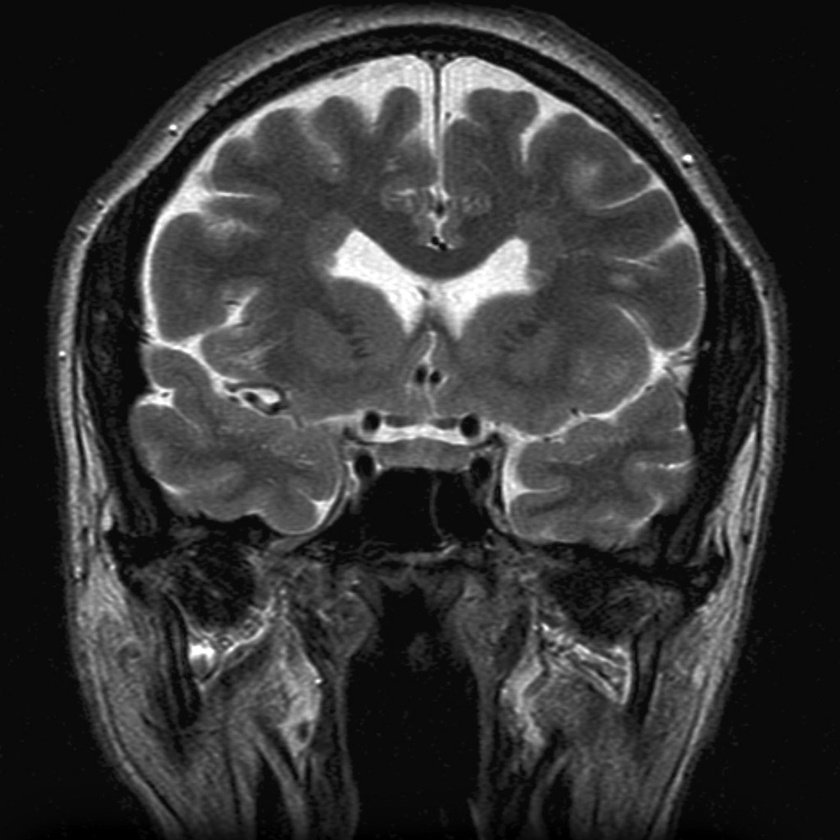
#> input picture images/brain.jpg, 840 x 840 px, shrunk from 1024 x 1024 before the run, found by its file name
$ jupyter execute Gaussian_Blur.ipynb   (shell and % lines are left out)
#> lines starting #> are read from the running program, lines starting #| are printed output that depends on the picture; after the words box and inside, x2 and y2 are one past the last pixel; in counts of white or black regions, pixels touching at a corner belong together
[cell 1]
import numpy as np
import matplotlib.pyplot as plt
import cv2

[cell 2]
image = cv2.imread('images\\brain.jpg')
#> image is the input picture: shape (840, 840, 3); min 0, max 255, mean 53.8
image_copy = np.copy(image)
image_copy = cv2.cvtColor(image_copy,cv2.COLOR_BGR2RGB)
plt.imshow(image_copy)

[cell 3]
gray = cv2.cvtColor(image_copy,cv2.COLOR_RGB2GRAY)
plt.imshow(gray,cmap = 'gray')

[cell 4]
# Applying Gaussian Blur
guass = cv2.GaussianBlur(gray,(5,5),0)
plt.imshow(guass,cmap = 'gray')

[cell 5]
sobel_x = np.array([[-1,0,1],
                   [-2,0,2],
                   [-1,0,1]])

[cell 6]
both_apply = cv2.filter2D(guass,-1,sobel_x)
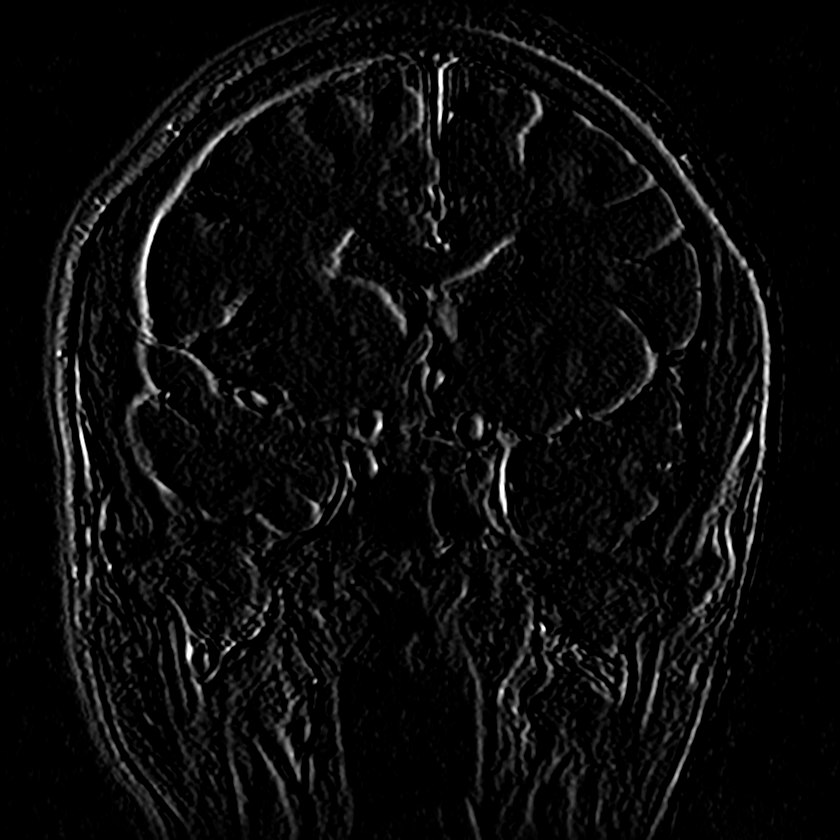
#> both_apply: shape (840, 840); min 0, max 255, mean 10.8
one_apply = cv2.filter2D(gray,-1,sobel_x)

f, (ax1,ax2) = plt.subplots(1,2,figsize =(20,20))

ax1.set_title('Low Pass')
ax1.imshow(both_apply,cmap = 'gray')

ax2.set_title('High Pass')
ax2.imshow(one_apply,cmap = 'gray')
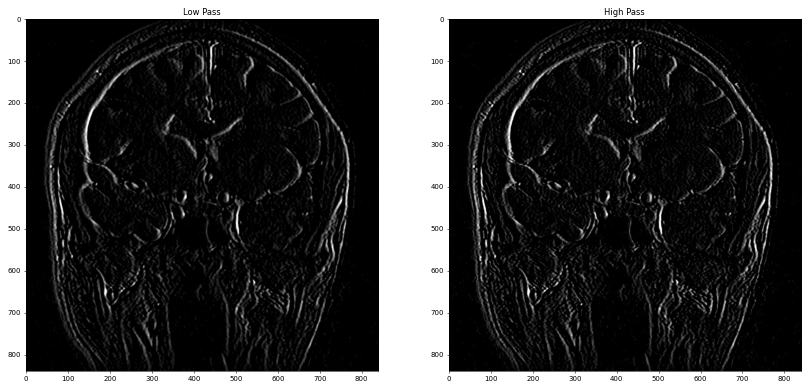
#> figure drawn by matplotlib, 2 panels

[cell 7]
retval1,binary_image1 = cv2.threshold(both_apply,50,255,cv2.THRESH_BINARY)
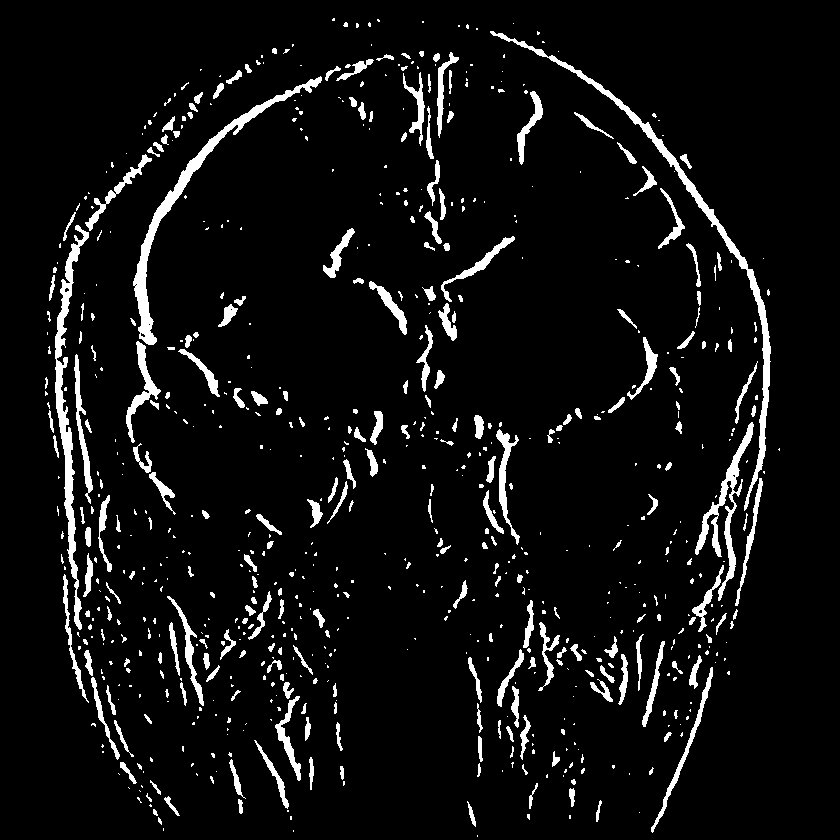
#> binary_image1: shape (840, 840); 6.2% white; 744 white regions (477 under 20 px), largest, box (x1, y1, x2, y2) and area: (490, 31, 771, 511) 3583, (133, 76, 322, 345) 3149, (55, 225, 89, 630) 2976
retval,binary_image2 = cv2.threshold(one_apply,50,255,cv2.THRESH_BINARY)
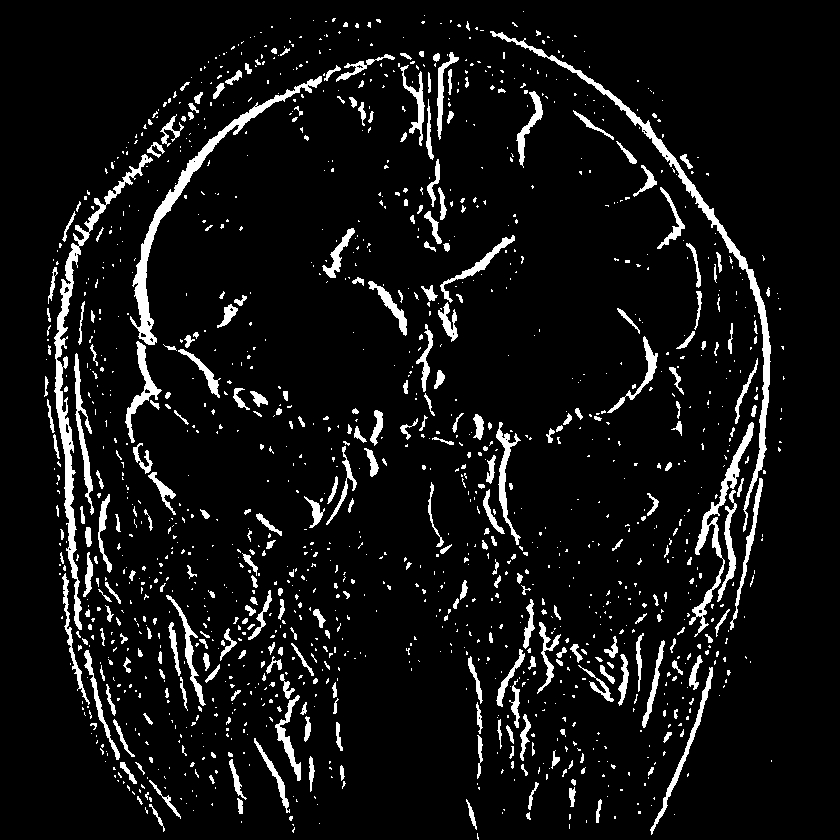
#> binary_image2: shape (840, 840); 7.4% white; 1429 white regions (1107 under 20 px), largest, box (x1, y1, x2, y2) and area: (490, 31, 771, 532) 3661, (54, 154, 153, 630) 3653, (130, 76, 322, 345) 3132

f, (ax1,ax2) = plt.subplots(1,2,figsize =(20,20))

ax1.set_title('Low Pass')
ax1.imshow(binary_image1,cmap = 'gray')

ax2.set_title('High Pass')
ax2.imshow(binary_image2,cmap = 'gray')

$ run again, with images/balloons.jpg copied over images/brain.jpg
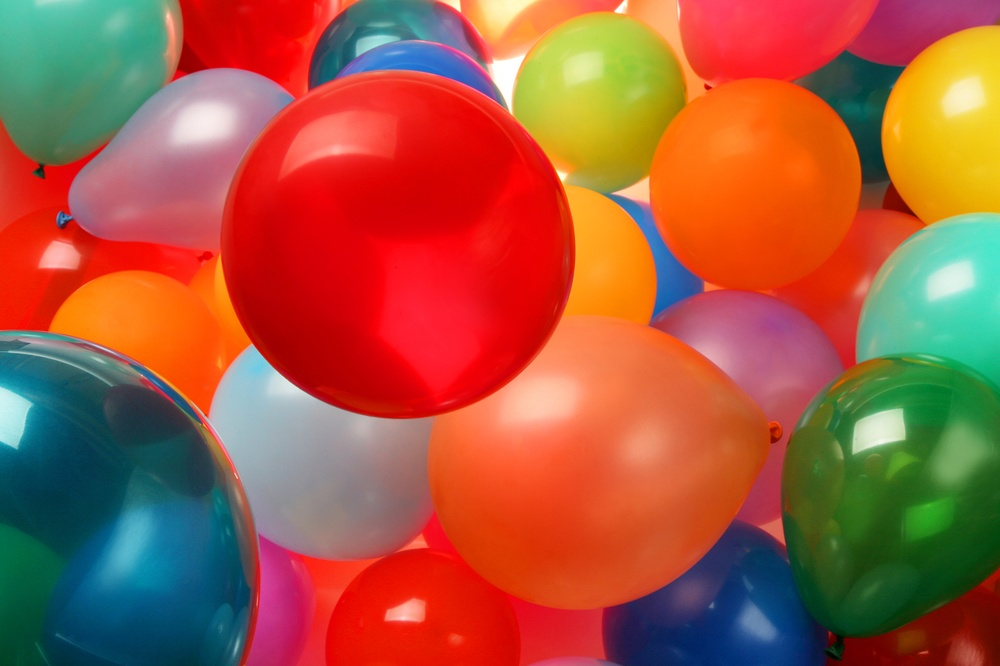
#> input picture images/balloons.jpg, 1000 x 666 px, shrunk from 2000 x 1333 before the run, found by its file name
#> image is the input picture: shape (666, 1000, 3); mean B, G, R 63.8, 88.9, 165.2
#> `retval1,binary_image1 = cv2.threshold(both_apply,50,255,cv2.THRESH_BIN..`:
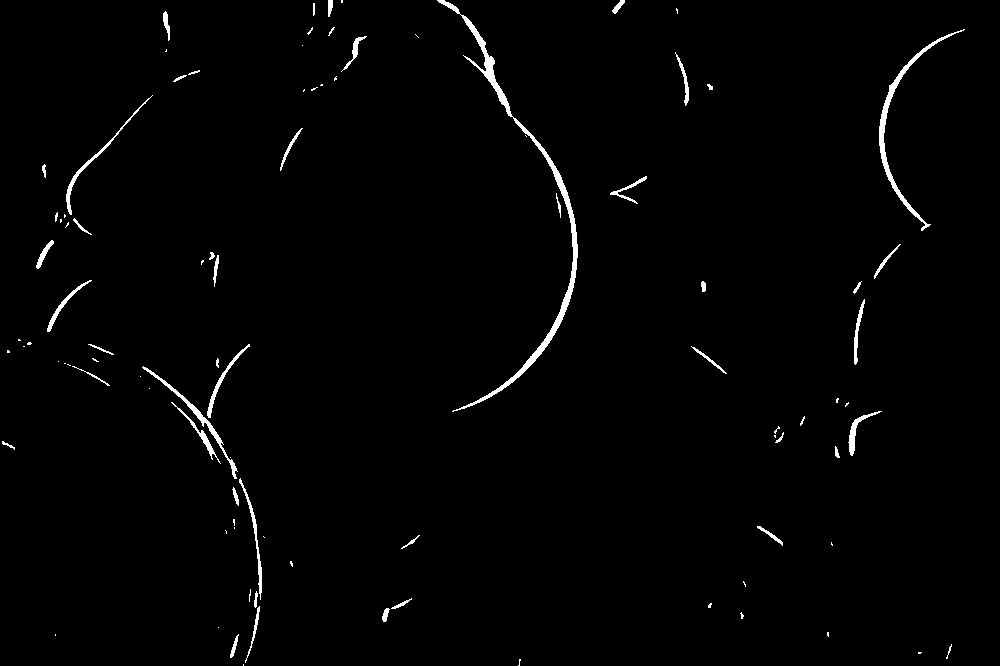
#> binary_image1: shape (666, 1000); 1.4% white; 95 white regions (48 under 20 px), largest, box (x1, y1, x2, y2) and area: (437, 0, 578, 412) 2642, (879, 29, 965, 231) 1120, (142, 366, 238, 479) 573
#> `retval,binary_image2 = cv2.threshold(one_apply,50,255,cv2.THRESH_BINARY)`:
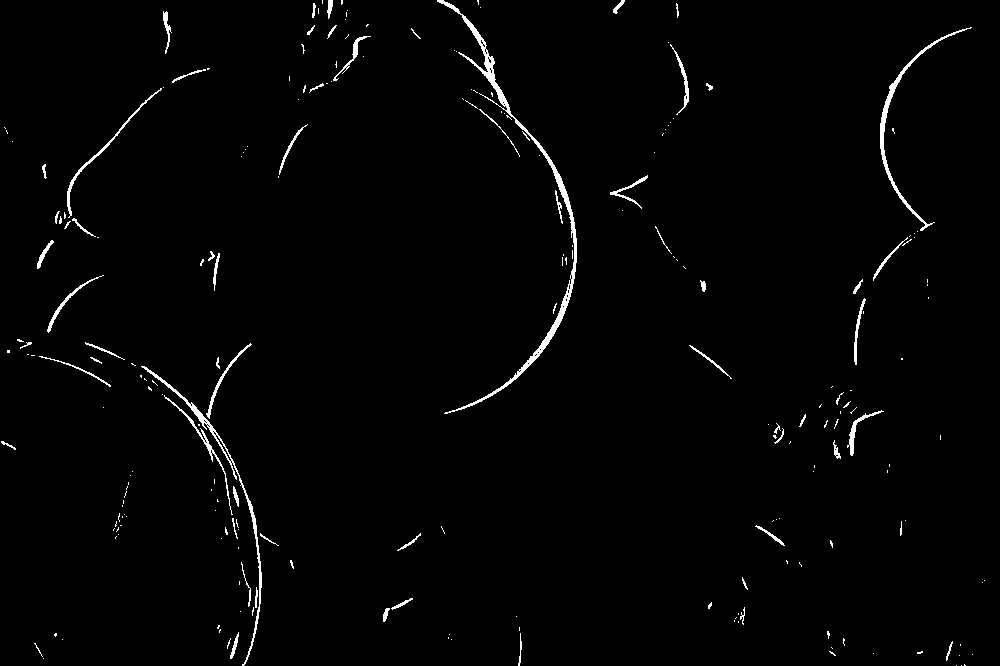
#> binary_image2: shape (666, 1000); 1.5% white; 233 white regions (170 under 20 px), largest, box (x1, y1, x2, y2) and area: (437, 0, 577, 414) 2379, (141, 366, 262, 666) 1023, (880, 27, 972, 231) 925
